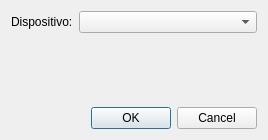
<?xml version="1.0" encoding="UTF-8"?>
<ui version="4.0">
 <class>camara_selector</class>
 <widget class="QDialog" name="camara_selector">
  <property name="geometry">
   <rect>
    <x>0</x>
    <y>0</y>
    <width>268</width>
    <height>140</height>
   </rect>
  </property>
  <property name="windowTitle">
   <string>Selección de cámara</string>
  </property>
  <layout class="QGridLayout" name="gridLayout">
   <item row="0" column="1">
    <widget class="QComboBox" name="select_device">
     <property name="sizePolicy">
      <sizepolicy hsizetype="Preferred" vsizetype="Fixed">
       <horstretch>0</horstretch>
       <verstretch>0</verstretch>
      </sizepolicy>
     </property>
    </widget>
   </item>
   <item row="0" column="0">
    <widget class="QLabel" name="label_dispositivo">
     <property name="sizePolicy">
      <sizepolicy hsizetype="Maximum" vsizetype="Preferred">
       <horstretch>0</horstretch>
       <verstretch>0</verstretch>
      </sizepolicy>
     </property>
     <property name="text">
      <string>Dispositivo:</string>
     </property>
    </widget>
   </item>
   <item row="2" column="1">
    <widget class="QDialogButtonBox" name="buttonBox">
     <property name="orientation">
      <enum>Qt::Horizontal</enum>
     </property>
     <property name="standardButtons">
      <set>QDialogButtonBox::Cancel|QDialogButtonBox::Ok</set>
     </property>
    </widget>
   </item>
   <item row="1" column="0">
    <spacer name="verticalSpacer">
     <property name="orientation">
      <enum>Qt::Vertical</enum>
     </property>
     <property name="sizeHint" stdset="0">
      <size>
       <width>20</width>
       <height>40</height>
      </size>
     </property>
    </spacer>
   </item>
  </layout>
 </widget>
 <resources/>
 <connections>
  <connection>
   <sender>buttonBox</sender>
   <signal>accepted()</signal>
   <receiver>camara_selector</receiver>
   <slot>accept()</slot>
   <hints>
    <hint type="sourcelabel">
     <x>248</x>
     <y>254</y>
    </hint>
    <hint type="destinationlabel">
     <x>157</x>
     <y>274</y>
    </hint>
   </hints>
  </connection>
  <connection>
   <sender>buttonBox</sender>
   <signal>rejected()</signal>
   <receiver>camara_selector</receiver>
   <slot>reject()</slot>
   <hints>
    <hint type="sourcelabel">
     <x>316</x>
     <y>260</y>
    </hint>
    <hint type="destinationlabel">
     <x>286</x>
     <y>274</y>
    </hint>
   </hints>
  </connection>
 </connections>
</ui>
